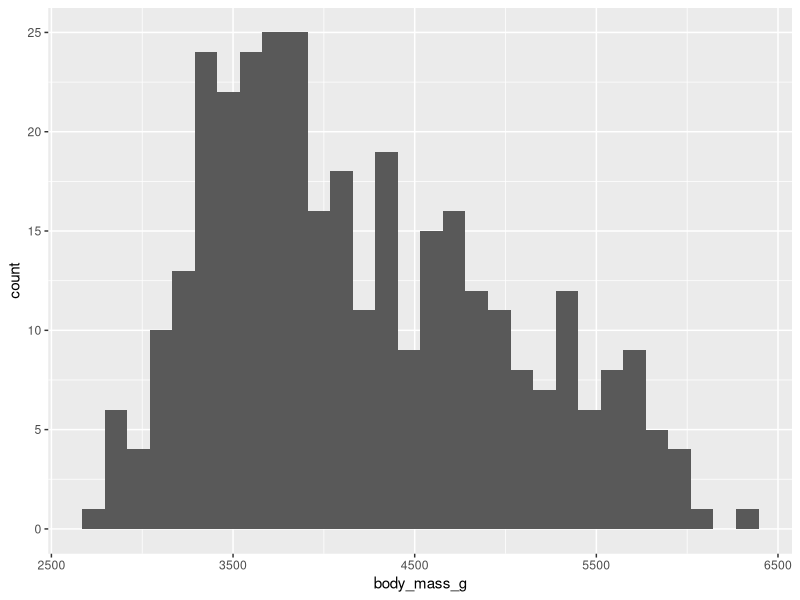
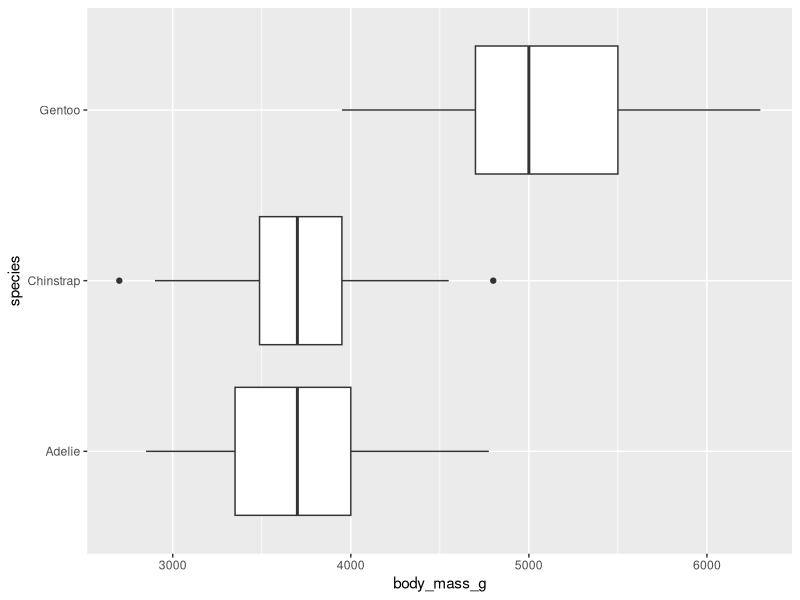
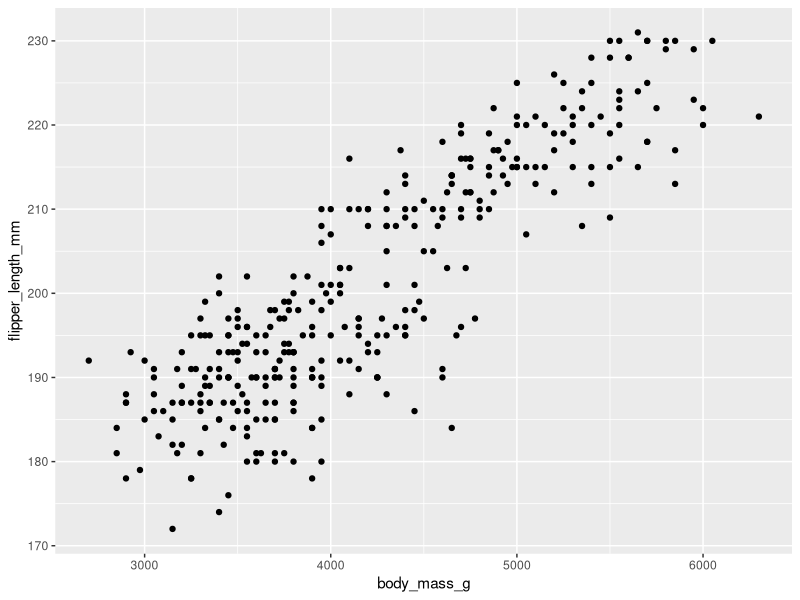
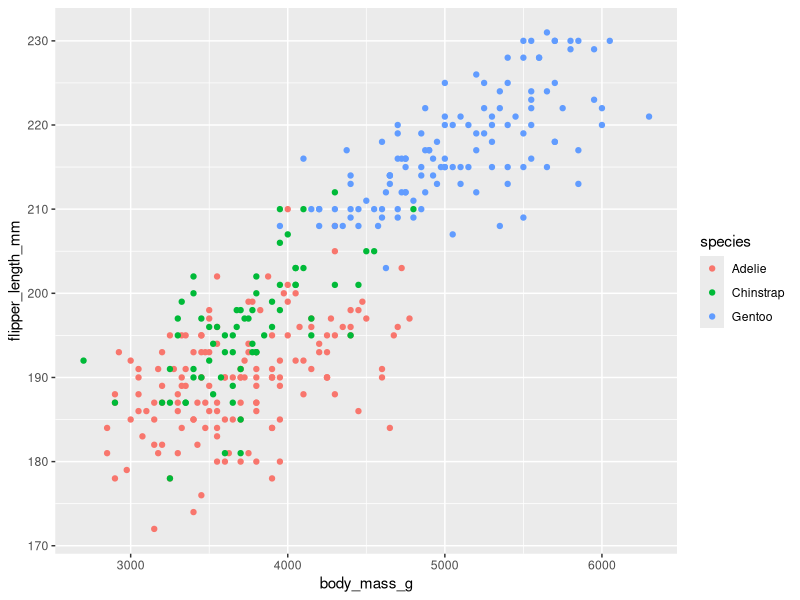

The R source for these figures, in order:
library(ggplot2)
library(palmerpenguins)

ggplot(penguins, aes(x = body_mass_g)) + geom_histogram()

ggplot(penguins, aes(x = body_mass_g, y= species)) + geom_boxplot()

ggplot(penguins, aes(x = body_mass_g, y = flipper_length_mm)) + geom_point()

ggplot(penguins, aes(x = body_mass_g, y = flipper_length_mm, color = species)) + geom_point()
